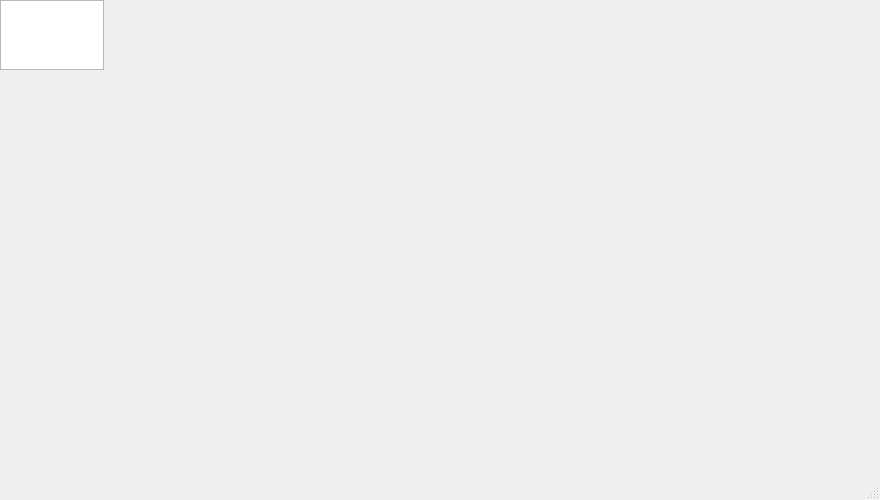
<?xml version="1.0" encoding="UTF-8"?>
<ui version="4.0">
 <class>MainWindow</class>
 <widget class="QMainWindow" name="MainWindow">
  <property name="geometry">
   <rect>
    <x>0</x>
    <y>0</y>
    <width>880</width>
    <height>500</height>
   </rect>
  </property>
  <property name="windowTitle">
   <string>MainWindow</string>
  </property>
  <widget class="QWidget" name="centralwidget">
   <widget class="QTextEdit" name="textEdit">
    <property name="geometry">
     <rect>
      <x>0</x>
      <y>0</y>
      <width>104</width>
      <height>70</height>
     </rect>
    </property>
   </widget>
  </widget>
  <widget class="QStatusBar" name="statusbar"/>
 </widget>
 <resources/>
 <connections/>
</ui>
